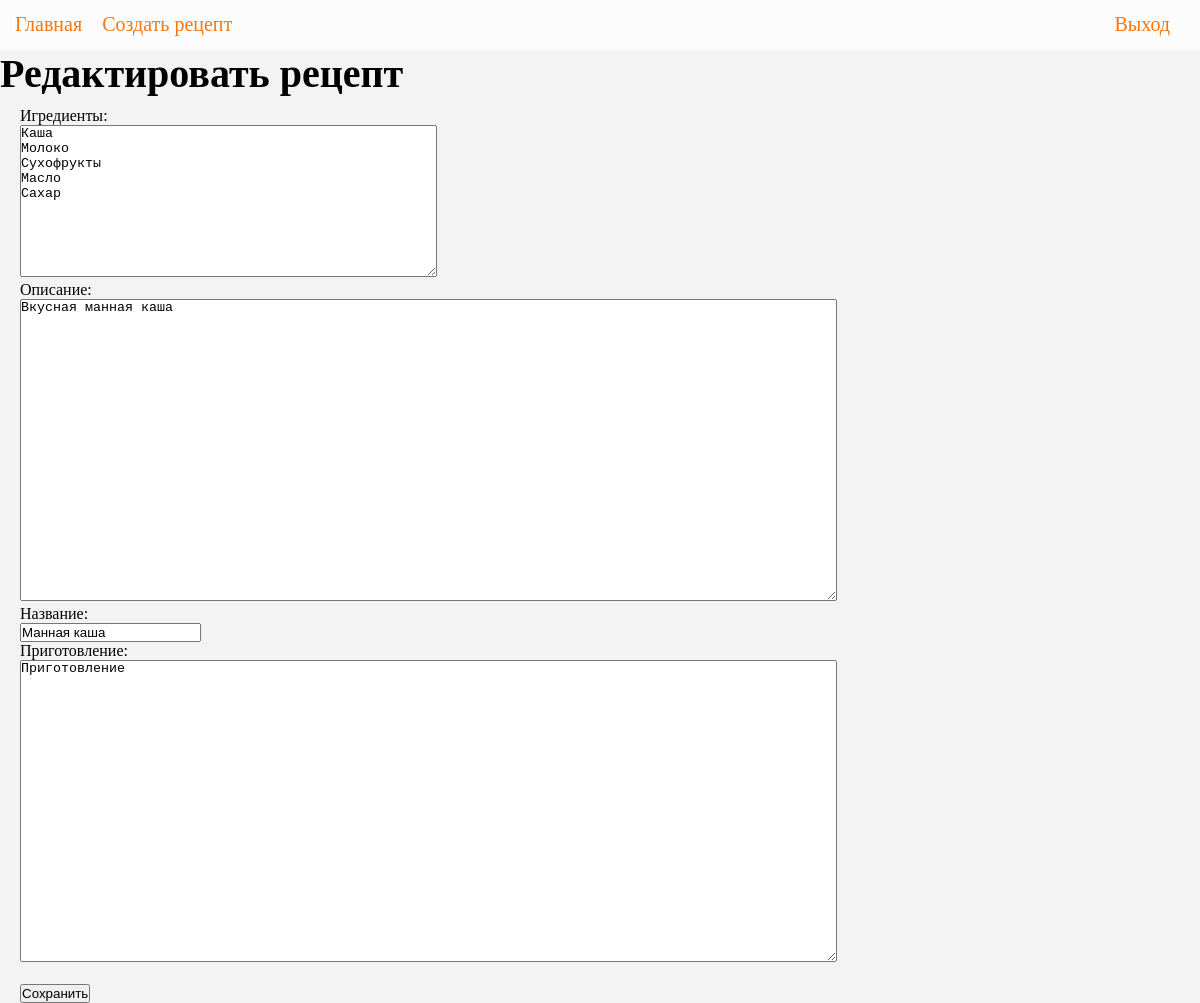
Screenshot of /post/3/edit/ (signed in) with the database file from the repository.
### mainCookHelper/models.py (models this page shows, shortened)
class Recepts(models.Model):
    author = models.ForeignKey(settings.AUTH_USER_MODEL, on_delete=models.CASCADE, verbose_name="Автор")
    title = models.CharField(max_length=225, verbose_name="Название")
    annotation = models.TextField(verbose_name="Описание")
    ingredients = models.TextField(verbose_name="Игредиенты")
    text = models.TextField(verbose_name="Приготовление")
    created_date = models.DateTimeField(default=timezone.now)
    published_date = models.DateTimeField(blank=True, null=True)

### mainCookHelper/views.py (the view)
# urls.py: path('post/<int:pk>/edit/', views.recept_edit, name='recept_edit'),
def recept_edit(request, pk):
    title = "Редактировать рецепт"
    post = get_object_or_404(Recepts, pk=pk)
    if request.method == "POST":
        form = ReceptForm(request.POST, instance=post)
        if form.is_valid():
            post = form.save(commit=False)
            post.author = request.user
            post.published_date = timezone.now()
            post.save()
            return redirect('recept_detail', pk=post.pk)
    else:
        form = ReceptForm(instance=post)
    return render(request, 'mainCookHelper/recept_new.html', {'form': form, 'title':title})

### mainCookHelper/forms.py
class ReceptForm(forms.ModelForm):
    class Meta:
        model = Recepts
        fields = {'title', 'ingredients', 'text', 'annotation',  }
        widgets = {
            'title': forms.TextInput(attrs={'class': 'post_atribute'}),
            'text': forms.Textarea(attrs={'cols': 100, 'rows': 20, 'class': 'post_atribute'}),
            'annotation': forms.Textarea(attrs={'cols': 100, 'rows': 20,'class': 'post_atribute'}),
            'ingredients': forms.Textarea(attrs={'cols': 50, 'rows': 10, 'class': 'post_atribute'}),
        }

### mainCookHelper/templates/mainCookHelper/recept_new.html (shortened to what this page needs)
{% extends 'mainCookHelper/base.html' %}
{% block content %}
    <h1>{{title}}</h1>
    <div class="forms">
    <form method="POST" class="post-form">{% csrf_token %}
        {% for f in form %}
            <p><label class ="form-label" for="{{f.id_for_label}}">{{f.label}}: <br> </label>{{f}}</p>
        {%endfor%}
        <br>
        <button type="submit">Сохранить</button>
    </form>
</div>
{% endblock %}

### mainCookHelper/static/css/main.css (style rules this page uses)
* { margin:0; padding:0; }
body { background-color: #f3f3f3; }
h1 { font-size: 40px; }
.forms { margin-left: 20px; margin-top: 10px; }

### rows the page displays
Recepts: form "Каша Молоко Сухофрукты Масло Сахар" "Вкусная манная каша" "Манная каша" "Приготовление"

### other values shown
{{ title }} "Редактировать рецепт"
{{ f.label }} "Игредиенты" "Описание" "Название" "Приготовление"
